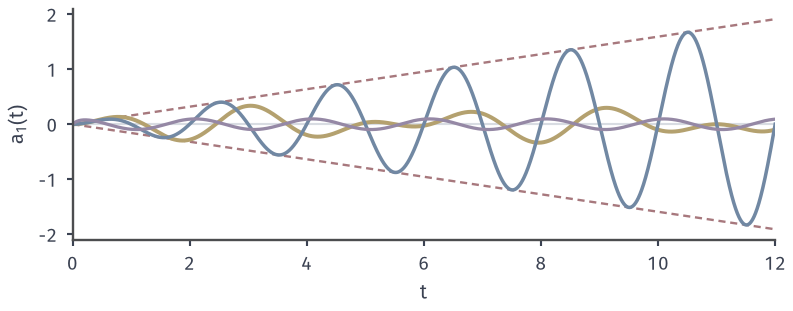

Source code (Python):
from pathlib import Path
import sys
ROOT = next(p for p in Path(__file__).resolve().parents if (p/"build.sh").is_file() and (p/"tex/book.tex").is_file())
sys.path.insert(0, str(ROOT/"figures/06-differential-equations/02-partial-differential-equations/matplotlib/wave-common"))
from wave_common import *
# Target: modal response a(t) for L=1,c=1,f=sin(pi x)cos(Omega t), resonance vs non-resonance vs heat-mode.
fig, ax = figure(width_mm=112, height_mm=44); style(ax)
t = np.linspace(0, 12, 3001)
ax.axhline(0, color=GRID, lw=.85)
ax.plot(t, t/(2*np.pi), color=RED, lw=.95, ls=(0, (3, 2))); ax.plot(t, -t/(2*np.pi), color=RED, lw=.95, ls=(0, (3, 2)))
ax.plot(t, (np.cos(2*t)-np.cos(np.pi*t))/(np.pi**2-4), color=YELLOW, lw=1.6)
ax.plot(t, t*np.sin(np.pi*t)/(2*np.pi), color=BLUE, lw=1.4)
lam = np.pi**2; W = np.pi
H = (lam*np.cos(W*t)+W*np.sin(W*t)-lam*np.exp(-lam*t))/(lam**2+W**2)
ax.plot(t, H, color=PURPLE, lw=1.3)
ax.set_xlim(0, 12); ax.set_ylim(-2.1, 2.1); ax.set_ylabel('$a_1(t)$'); ax.set_xlabel('$t$')
save(fig, HERE(__file__), 'figure', {'formula': 'a=t sin(pi t)/(2 pi); (cos 2t - cos pi t)/(pi^2-4); heat mode with lambda=pi^2'})
